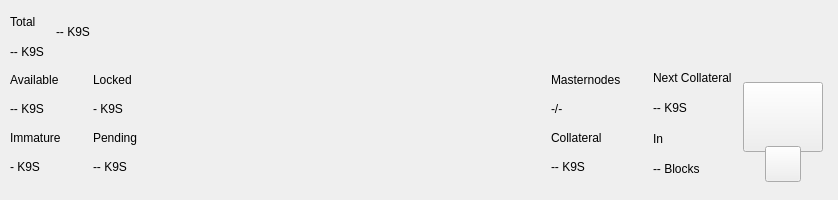
<?xml version="1.0" encoding="UTF-8"?>
<ui version="4.0">
 <class>TopBar</class>
 <widget class="QWidget" name="TopBar">
  <property name="geometry">
   <rect>
    <x>0</x>
    <y>0</y>
    <width>838</width>
    <height>200</height>
   </rect>
  </property>
  <property name="minimumSize">
   <size>
    <width>0</width>
    <height>200</height>
   </size>
  </property>
  <property name="maximumSize">
   <size>
    <width>16777215</width>
    <height>200</height>
   </size>
  </property>
  <property name="windowTitle">
   <string>Form</string>
  </property>
  <layout class="QVBoxLayout" name="verticalLayout_10" stretch="0">
   <property name="spacing">
    <number>0</number>
   </property>
   <property name="leftMargin">
    <number>0</number>
   </property>
   <property name="topMargin">
    <number>0</number>
   </property>
   <property name="rightMargin">
    <number>0</number>
   </property>
   <property name="bottomMargin">
    <number>0</number>
   </property>
   <item>
    <widget class="PFBorderImage" name="containerTop">
     <layout class="QVBoxLayout" name="verticalLayout_11">
      <property name="spacing">
       <number>0</number>
      </property>
      <property name="leftMargin">
       <number>0</number>
      </property>
      <property name="topMargin">
       <number>0</number>
      </property>
      <property name="rightMargin">
       <number>0</number>
      </property>
      <property name="bottomMargin">
       <number>0</number>
      </property>
      <item>
       <widget class="QWidget" name="top_container_2" native="true">
        <property name="minimumSize">
         <size>
          <width>0</width>
          <height>65</height>
         </size>
        </property>
        <layout class="QHBoxLayout" name="top_container">
         <property name="spacing">
          <number>0</number>
         </property>
         <property name="leftMargin">
          <number>10</number>
         </property>
         <property name="topMargin">
          <number>0</number>
         </property>
         <property name="rightMargin">
          <number>10</number>
         </property>
         <property name="bottomMargin">
          <number>0</number>
         </property>
         <item>
          <layout class="QHBoxLayout" name="horizontalLayout_4">
           <property name="spacing">
            <number>12</number>
           </property>
           <property name="rightMargin">
            <number>0</number>
           </property>
           <item>
            <widget class="QWidget" name="widgetAmount" native="true">
             <layout class="QVBoxLayout" name="verticalLayout_2">
              <property name="spacing">
               <number>2</number>
              </property>
              <property name="leftMargin">
               <number>0</number>
              </property>
              <property name="topMargin">
               <number>8</number>
              </property>
              <property name="rightMargin">
               <number>0</number>
              </property>
              <property name="bottomMargin">
               <number>0</number>
              </property>
              <item>
               <widget class="QLabel" name="labelTitle1">
                <property name="text">
                 <string>Total</string>
                </property>
               </widget>
              </item>
              <item>
               <widget class="QLabel" name="labelAmountPiv">
                <property name="text">
                 <string notr="true">-- K9S</string>
                </property>
               </widget>
              </item>
             </layout>
            </widget>
           </item>
           <item alignment="Qt::AlignVCenter">
            <widget class="QWidget" name="widgetTopAmount" native="true">
             <property name="sizePolicy">
              <sizepolicy hsizetype="Preferred" vsizetype="Maximum">
               <horstretch>0</horstretch>
               <verstretch>0</verstretch>
              </sizepolicy>
             </property>
             <layout class="QHBoxLayout" name="horizontalLayout_5">
              <property name="spacing">
               <number>0</number>
              </property>
              <property name="leftMargin">
               <number>0</number>
              </property>
              <property name="topMargin">
               <number>0</number>
              </property>
              <property name="rightMargin">
               <number>0</number>
              </property>
              <property name="bottomMargin">
               <number>0</number>
              </property>
              <item alignment="Qt::AlignTop">
               <widget class="QLabel" name="labelAmountTopPiv">
                <property name="minimumSize">
                 <size>
                  <width>0</width>
                  <height>36</height>
                 </size>
                </property>
                <property name="styleSheet">
                 <string notr="true">padding:0px;margin:0px;</string>
                </property>
                <property name="text">
                 <string notr="true">-- K9S</string>
                </property>
               </widget>
              </item>
             </layout>
            </widget>
           </item>
           <item>
            <spacer name="horizontalSpacer">
             <property name="orientation">
              <enum>Qt::Horizontal</enum>
             </property>
             <property name="sizeHint" stdset="0">
              <size>
               <width>40</width>
               <height>20</height>
              </size>
             </property>
            </spacer>
           </item>
           <item alignment="Qt::AlignRight">
            <widget class="QWidget" name="layoutSync" native="true">
             <property name="minimumSize">
              <size>
               <width>0</width>
               <height>36</height>
              </size>
             </property>
             <property name="maximumSize">
              <size>
               <width>16777215</width>
               <height>36</height>
              </size>
             </property>
             <layout class="QVBoxLayout" name="verticalLayout_9">
              <property name="leftMargin">
               <number>0</number>
              </property>
              <property name="topMargin">
               <number>0</number>
              </property>
              <property name="rightMargin">
               <number>0</number>
              </property>
              <property name="bottomMargin">
               <number>0</number>
              </property>
              <item>
               <widget class="ExpandableButton" name="pushButtonSync" native="true">
                <property name="minimumSize">
                 <size>
                  <width>36</width>
                  <height>36</height>
                 </size>
                </property>
                <property name="maximumSize">
                 <size>
                  <width>16777215</width>
                  <height>36</height>
                 </size>
                </property>
               </widget>
              </item>
             </layout>
            </widget>
           </item>
           <item>
            <widget class="ExpandableButton" name="pushButtonHDUpgrade" native="true">
             <property name="minimumSize">
              <size>
               <width>36</width>
               <height>36</height>
              </size>
             </property>
             <property name="maximumSize">
              <size>
               <width>16777215</width>
               <height>36</height>
              </size>
             </property>
            </widget>
           </item>
           <item>
            <widget class="ExpandableButton" name="pushButtonStack" native="true">
             <property name="minimumSize">
              <size>
               <width>36</width>
               <height>36</height>
              </size>
             </property>
             <property name="maximumSize">
              <size>
               <width>16777215</width>
               <height>36</height>
              </size>
             </property>
            </widget>
           </item>
           <item>
            <widget class="ExpandableButton" name="pushButtonConf" native="true">
             <property name="minimumSize">
              <size>
               <width>36</width>
               <height>36</height>
              </size>
             </property>
             <property name="maximumSize">
              <size>
               <width>16777215</width>
               <height>36</height>
              </size>
             </property>
            </widget>
           </item>
           <item>
            <widget class="ExpandableButton" name="pushButtonMasternodes" native="true">
             <property name="minimumSize">
              <size>
               <width>36</width>
               <height>36</height>
              </size>
             </property>
             <property name="maximumSize">
              <size>
               <width>16777215</width>
               <height>36</height>
              </size>
             </property>
            </widget>
           </item>
           <item>
            <widget class="ExpandableButton" name="pushButtonConsole" native="true">
             <property name="minimumSize">
              <size>
               <width>36</width>
               <height>36</height>
              </size>
             </property>
             <property name="maximumSize">
              <size>
               <width>16777215</width>
               <height>36</height>
              </size>
             </property>
            </widget>
           </item>
           <item>
            <widget class="ExpandableButton" name="pushButtonConnection" native="true">
             <property name="minimumSize">
              <size>
               <width>36</width>
               <height>36</height>
              </size>
             </property>
             <property name="maximumSize">
              <size>
               <width>16777215</width>
               <height>36</height>
              </size>
             </property>
            </widget>
           </item>
           <item>
            <widget class="ExpandableButton" name="pushButtonTor" native="true">
             <property name="minimumSize">
              <size>
               <width>36</width>
               <height>36</height>
              </size>
             </property>
             <property name="maximumSize">
              <size>
               <width>16777215</width>
               <height>36</height>
              </size>
             </property>
            </widget>
           </item>
           <item>
            <widget class="ExpandableButton" name="pushButtonLock" native="true">
             <property name="sizePolicy">
              <sizepolicy hsizetype="Expanding" vsizetype="Expanding">
               <horstretch>0</horstretch>
               <verstretch>0</verstretch>
              </sizepolicy>
             </property>
             <property name="minimumSize">
              <size>
               <width>36</width>
               <height>0</height>
              </size>
             </property>
             <property name="maximumSize">
              <size>
               <width>16777215</width>
               <height>36</height>
              </size>
             </property>
            </widget>
           </item>
           <item>
            <widget class="ExpandableButton" name="pushButtonTheme" native="true">
             <property name="minimumSize">
              <size>
               <width>36</width>
               <height>36</height>
              </size>
             </property>
             <property name="maximumSize">
              <size>
               <width>16777215</width>
               <height>36</height>
              </size>
             </property>
            </widget>
           </item>
           <item>
            <widget class="ExpandableButton" name="pushButtonFAQ" native="true">
             <property name="minimumSize">
              <size>
               <width>36</width>
               <height>36</height>
              </size>
             </property>
             <property name="maximumSize">
              <size>
               <width>16777215</width>
               <height>36</height>
              </size>
             </property>
            </widget>
           </item>
          </layout>
         </item>
        </layout>
       </widget>
      </item>
      <item>
       <widget class="QWidget" name="bottom_container" native="true">
        <property name="minimumSize">
         <size>
          <width>0</width>
          <height>135</height>
         </size>
        </property>
        <layout class="QHBoxLayout" name="botton_container">
         <property name="leftMargin">
          <number>10</number>
         </property>
         <property name="topMargin">
          <number>0</number>
         </property>
         <property name="rightMargin">
          <number>10</number>
         </property>
         <property name="bottomMargin">
          <number>10</number>
         </property>
         <item>
          <layout class="QHBoxLayout" name="horizontalLayout_3">
           <property name="spacing">
            <number>0</number>
           </property>
           <property name="bottomMargin">
            <number>9</number>
           </property>
           <item>
            <layout class="QVBoxLayout" name="verticalLayout_7">
             <property name="spacing">
              <number>0</number>
             </property>
             <property name="leftMargin">
              <number>0</number>
             </property>
             <property name="rightMargin">
              <number>0</number>
             </property>
             <item>
              <layout class="QHBoxLayout" name="horizontalLayout_2">
               <property name="spacing">
                <number>0</number>
               </property>
               <item>
                <layout class="QVBoxLayout" name="verticalLayout_6">
                 <item>
                  <widget class="QLabel" name="labelTitle5">
                   <property name="text">
                    <string>Available</string>
                   </property>
                  </widget>
                 </item>
                 <item>
                  <widget class="QLabel" name="labelAvailablePiv">
                   <property name="text">
                    <string>-- K9S</string>
                   </property>
                  </widget>
                 </item>
                 <item>
                  <widget class="QLabel" name="labelTitle4">
                   <property name="text">
                    <string>Immature</string>
                   </property>
                  </widget>
                 </item>
                 <item>
                  <widget class="QLabel" name="labelImmaturePiv">
                   <property name="text">
                    <string notr="true">- K9S</string>
                   </property>
                  </widget>
                 </item>
                </layout>
               </item>
               <item>
                <layout class="QVBoxLayout" name="verticalLayout_8">
                 <property name="leftMargin">
                  <number>32</number>
                 </property>
                 <item>
                  <widget class="QLabel" name="labelTitle6">
                   <property name="text">
                    <string>Locked</string>
                   </property>
                  </widget>
                 </item>
                 <item>
                  <widget class="QLabel" name="labelLockedPiv">
                   <property name="text">
                    <string>- K9S</string>
                   </property>
                  </widget>
                 </item>
                 <item>
                  <widget class="QLabel" name="labelTitle3">
                   <property name="text">
                    <string>Pending</string>
                   </property>
                  </widget>
                 </item>
                 <item>
                  <widget class="QLabel" name="labelPendingPiv">
                   <property name="text">
                    <string notr="true">-- K9S</string>
                   </property>
                  </widget>
                 </item>
                </layout>
               </item>
              </layout>
             </item>
            </layout>
           </item>
          </layout>
         </item>
         <item>
          <spacer name="horizontalSpacer_2">
           <property name="orientation">
            <enum>Qt::Horizontal</enum>
           </property>
           <property name="sizeHint" stdset="0">
            <size>
             <width>40</width>
             <height>20</height>
            </size>
           </property>
          </spacer>
         </item>
         <item>
          <layout class="QHBoxLayout" name="horizontalLayout_6">
           <property name="spacing">
            <number>0</number>
           </property>
           <property name="rightMargin">
            <number>0</number>
           </property>
           <property name="bottomMargin">
            <number>9</number>
           </property>
           <item>
            <layout class="QVBoxLayout" name="verticalLayout_5">
             <item>
              <widget class="QLabel" name="labelMasternodesTitle">
               <property name="text">
                <string>Masternodes</string>
               </property>
              </widget>
             </item>
             <item>
              <widget class="QLabel" name="labelMasternodeCount">
               <property name="text">
                <string>-/-</string>
               </property>
              </widget>
             </item>
             <item>
              <widget class="QLabel" name="labelTitle8">
               <property name="text">
                <string>Collateral</string>
               </property>
              </widget>
             </item>
             <item>
              <widget class="QLabel" name="labelCollateralPiv">
               <property name="text">
                <string notr="true">-- K9S</string>
               </property>
              </widget>
             </item>
            </layout>
           </item>
           <item>
            <widget class="QWidget" name="widgetNextCollateral" native="true">
             <layout class="QVBoxLayout" name="verticalLayout_12">
              <property name="leftMargin">
               <number>32</number>
              </property>
              <property name="topMargin">
               <number>0</number>
              </property>
              <property name="rightMargin">
               <number>0</number>
              </property>
              <property name="bottomMargin">
               <number>0</number>
              </property>
              <item>
               <widget class="QLabel" name="labelNextMasternodesTitle">
                <property name="text">
                 <string>Next Collateral</string>
                </property>
               </widget>
              </item>
              <item>
               <widget class="QLabel" name="labelNextCollateralValue">
                <property name="text">
                 <string>-- K9S</string>
                </property>
               </widget>
              </item>
              <item>
               <widget class="QLabel" name="labelTitle9">
                <property name="text">
                 <string>In</string>
                </property>
               </widget>
              </item>
              <item>
               <widget class="QLabel" name="labelNextCollateralBlocks">
                <property name="text">
                 <string notr="true">-- Blocks</string>
                </property>
               </widget>
              </item>
             </layout>
            </widget>
           </item>
          </layout>
         </item>
         <item>
          <widget class="QWidget" name="qrContainer" native="true">
           <property name="sizePolicy">
            <sizepolicy hsizetype="Preferred" vsizetype="Minimum">
             <horstretch>0</horstretch>
             <verstretch>0</verstretch>
            </sizepolicy>
           </property>
           <property name="minimumSize">
            <size>
             <width>90</width>
             <height>110</height>
            </size>
           </property>
           <property name="maximumSize">
            <size>
             <width>90</width>
             <height>110</height>
            </size>
           </property>
           <layout class="QVBoxLayout" name="containerQR">
            <property name="spacing">
             <number>0</number>
            </property>
            <property name="leftMargin">
             <number>5</number>
            </property>
            <property name="topMargin">
             <number>10</number>
            </property>
            <property name="rightMargin">
             <number>5</number>
            </property>
            <property name="bottomMargin">
             <number>0</number>
            </property>
            <item>
             <widget class="QPushButton" name="btnQr">
              <property name="minimumSize">
               <size>
                <width>70</width>
                <height>70</height>
               </size>
              </property>
              <property name="maximumSize">
               <size>
                <width>16777215</width>
                <height>70</height>
               </size>
              </property>
              <property name="focusPolicy">
               <enum>Qt::NoFocus</enum>
              </property>
              <property name="text">
               <string/>
              </property>
              <property name="iconSize">
               <size>
                <width>70</width>
                <height>70</height>
               </size>
              </property>
             </widget>
            </item>
            <item>
             <spacer name="verticalSpacer">
              <property name="orientation">
               <enum>Qt::Vertical</enum>
              </property>
              <property name="sizeType">
               <enum>QSizePolicy::Fixed</enum>
              </property>
              <property name="sizeHint" stdset="0">
               <size>
                <width>20</width>
                <height>20</height>
               </size>
              </property>
             </spacer>
            </item>
            <item alignment="Qt::AlignHCenter|Qt::AlignBottom">
             <widget class="QPushButton" name="pushButtonQR">
              <property name="minimumSize">
               <size>
                <width>36</width>
                <height>36</height>
               </size>
              </property>
              <property name="maximumSize">
               <size>
                <width>36</width>
                <height>36</height>
               </size>
              </property>
              <property name="focusPolicy">
               <enum>Qt::NoFocus</enum>
              </property>
              <property name="text">
               <string/>
              </property>
             </widget>
            </item>
           </layout>
          </widget>
         </item>
        </layout>
       </widget>
      </item>
     </layout>
    </widget>
   </item>
  </layout>
 </widget>
 <customwidgets>
  <customwidget>
   <class>ExpandableButton</class>
   <extends>QWidget</extends>
   <header>qt/pivx/expandablebutton.h</header>
   <container>1</container>
  </customwidget>
  <customwidget>
   <class>PFBorderImage</class>
   <extends>QFrame</extends>
   <header>qt/pivx/pfborderimage.h</header>
   <container>1</container>
  </customwidget>
 </customwidgets>
 <resources/>
 <connections/>
</ui>
